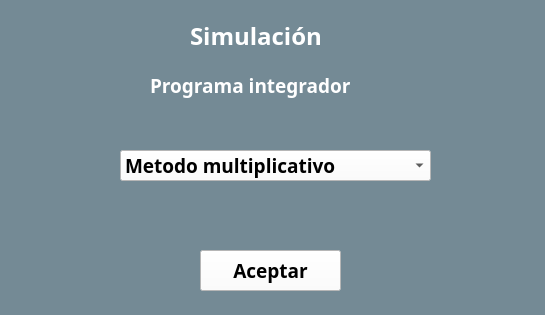
<?xml version="1.0" encoding="UTF-8"?>
<ui version="4.0">
 <class>MainWindow</class>
 <widget class="QMainWindow" name="MainWindow">
  <property name="geometry">
   <rect>
    <x>0</x>
    <y>0</y>
    <width>545</width>
    <height>315</height>
   </rect>
  </property>
  <property name="windowTitle">
   <string>MainWindow</string>
  </property>
  <property name="styleSheet">
   <string notr="true">background-color: rgb(116, 138, 149);</string>
  </property>
  <widget class="QWidget" name="centralwidget">
   <widget class="QLabel" name="etiqueta_nombre">
    <property name="geometry">
     <rect>
      <x>190</x>
      <y>20</y>
      <width>161</width>
      <height>31</height>
     </rect>
    </property>
    <property name="font">
     <font>
      <family>Victor Mono SemiBold</family>
      <pointsize>18</pointsize>
      <weight>75</weight>
      <bold>true</bold>
     </font>
    </property>
    <property name="styleSheet">
     <string notr="true">color: rgb(255, 255, 255);</string>
    </property>
    <property name="text">
     <string>Simulación</string>
    </property>
   </widget>
   <widget class="QComboBox" name="Opciones">
    <property name="geometry">
     <rect>
      <x>120</x>
      <y>150</y>
      <width>311</width>
      <height>31</height>
     </rect>
    </property>
    <property name="font">
     <font>
      <family>Victor Mono SemiBold</family>
      <pointsize>14</pointsize>
      <weight>75</weight>
      <bold>true</bold>
     </font>
    </property>
    <property name="styleSheet">
     <string notr="true">background-color: rgb(255, 255, 255);


</string>
    </property>
    <item>
     <property name="text">
      <string>Metodo multiplicativo</string>
     </property>
    </item>
    <item>
     <property name="text">
      <string>Metodo mixto</string>
     </property>
    </item>
    <item>
     <property name="text">
      <string>Metodo de frecuencias</string>
     </property>
    </item>
    <item>
     <property name="text">
      <string>Komolgorov-Smirnoff</string>
     </property>
    </item>
   </widget>
   <widget class="QPushButton" name="boton_aceptar">
    <property name="geometry">
     <rect>
      <x>200</x>
      <y>250</y>
      <width>141</width>
      <height>41</height>
     </rect>
    </property>
    <property name="font">
     <font>
      <family>Victor Mono SemiBold</family>
      <pointsize>14</pointsize>
      <weight>75</weight>
      <bold>true</bold>
     </font>
    </property>
    <property name="styleSheet">
     <string notr="true">background-color: rgb(255, 255, 255);</string>
    </property>
    <property name="text">
     <string>Aceptar</string>
    </property>
   </widget>
   <widget class="QLabel" name="etiqueta_2">
    <property name="geometry">
     <rect>
      <x>150</x>
      <y>70</y>
      <width>251</width>
      <height>31</height>
     </rect>
    </property>
    <property name="font">
     <font>
      <family>Victor Mono SemiBold</family>
      <pointsize>14</pointsize>
      <weight>75</weight>
      <bold>true</bold>
     </font>
    </property>
    <property name="styleSheet">
     <string notr="true">color: rgb(255, 255, 255);</string>
    </property>
    <property name="text">
     <string>Programa integrador</string>
    </property>
   </widget>
  </widget>
  <widget class="QStatusBar" name="statusbar"/>
 </widget>
 <resources/>
 <connections/>
</ui>
